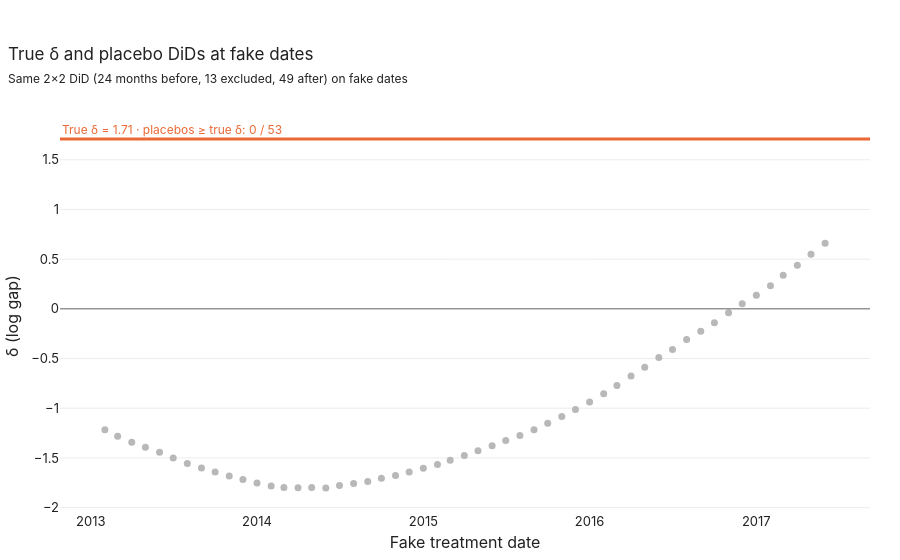

Write notebook code for a chart like this one.
### Markdown cell above
## 5. Inference

### Code cell
plot_placebos(did.time_placebos(MFG), did.did_2x2(MFG),
              title='True δ and placebo DiDs at fake dates',
              subtitle='Same 2×2 DiD (24 months before, 13 excluded, 49 after) on fake dates')

### Figure 1 — Plotly figure (JSON) as saved in the notebook; plotly's stock layout.template omitted (floating-point values rounded to 4 significant figures)
{"data": [{"hovertemplate": "%{x|%m/%Y} : %{y:.2f}<extra></extra>", "marker": {"color": "#b8b8b8", "size": 7}, "mode": "markers", "name": "DiD placebo", "type": "scatter", "x": ["2013-02-01", "2013-03-01", "2013-04-01", "2013-05-01", "2013-06-01", "2013-07-01", "2013-08-01", "2013-09-01", "2013-10-01", "2013-11-01", "2013-12-01", "2014-01-01", "2014-02-01", "2014-03-01", "2014-04-01", "2014-05-01", "2014-06-01", "2014-07-01", "2014-08-01", "2014-09-01", "2014-10-01", "2014-11-01", "2014-12-01", "2015-01-01", "2015-02-01", "2015-03-01", "2015-04-01", "2015-05-01", "2015-06-01", "2015-07-01", "2015-08-01", "2015-09-01", "2015-10-01", "2015-11-01", "2015-12-01", "2016-01-01", "2016-02-01", "2016-03-01", "2016-04-01", "2016-05-01", "2016-06-01", "2016-07-01", "2016-08-01", "2016-09-01", "2016-10-01", "2016-11-01", "2016-12-01", "2017-01-01", "2017-02-01", "2017-03-01", "2017-04-01", "2017-05-01", "2017-06-01"], "y": [-1.215, -1.282, -1.342, -1.394, -1.443, -1.501, -1.556, -1.6, -1.64, -1.682, -1.717, -1.751, -1.783, -1.797, -1.801, -1.798, -1.803, -1.777, -1.758, -1.736, -1.703, -1.678, -1.642, -1.605, -1.566, -1.522, -1.476, -1.428, -1.378, -1.325, -1.275, -1.216, -1.151, -1.083, -1.013, -0.9385, -0.8544, -0.7703, -0.6759, -0.5868, -0.4897, -0.4092, -0.3082, -0.2257, -0.1399, -0.03986, 0.052, 0.1374, 0.2333, 0.3385, 0.4392, 0.549, 0.6605]}], "layout": {"annotations": [{"font": {"color": "#eb6834", "size": 12}, "showarrow": false, "text": "True δ = 1.71 · placebos ≥ true δ: 0 / 53", "x": 0, "xanchor": "left", "xref": "x domain", "y": 1.709, "yanchor": "bottom", "yref": "y"}], "hovermode": "closest", "shapes": [{"line": {"color": "#6b6b6b", "width": 1}, "type": "line", "x0": 0, "x1": 1, "xref": "x domain", "y0": 0, "y1": 0, "yref": "y"}, {"line": {"color": "#eb6834", "width": 3}, "type": "line", "x0": 0, "x1": 1, "xref": "x domain", "y0": 1.709, "y1": 1.709, "yref": "y"}], "showlegend": false, "title": {"subtitle": {"text": "Same 2×2 DiD (24 months before, 13 excluded, 49 after) on fake dates"}, "text": "True δ and placebo DiDs at fake dates"}, "xaxis": {"dtick": "M12", "tickformat": "%Y", "title": {"text": "Fake treatment date"}}, "yaxis": {"title": {"text": "δ (log gap)"}}}}
